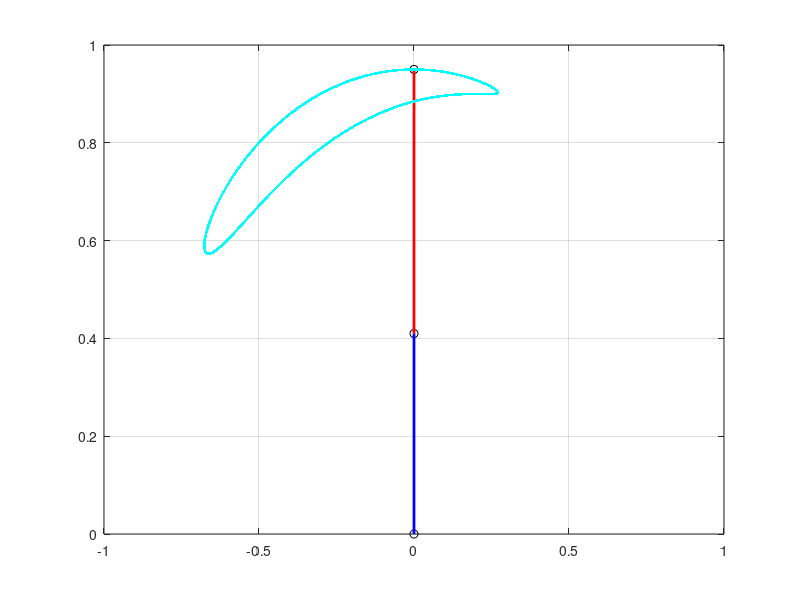

MATLAB code to generate this figure:
clear all; close all; clc;

% Forward kinematics
%% 시뮬레이션 파라미터

T = 0.001; % Sampling period [sec] 
Tfinal = 2; % 시뮬레이션 최종 시간 [sec] 
t = 0:T:Tfinal; % 시뮬레이션 시간 정의 [sec]
N = length(t); % 시뮬레이션 Sample 수

L1 = 0.41; L2 = 0.54; % Manipulator 링크 길이 [m]

% 원하는 관절 각도 (Desired Joint Angle)
theta = zeros(N,2); % Joint 각도 초기화

for k=1:N,
   theta(k,1) = 0.5*pi + 0.5*sin(pi*t(k));
   theta(k,2) = 0.5*(1-cos(pi*t(k)));
end

%% Forward Kinematics 계산 (Joint coordinate -> Cartesian coordinate)

x = zeros(N,3); y = zeros(N,3);
for k=1:N
%    x(k,1) = 0; 
%    y(k,1) = 0;
%    x(k,2) = L1*cos(theta(k,1));
%    y(k,2) = L1*sin(theta(k,1));
%    x(k,3) = x(k,2) + L2*cos(theta(k,1) + theta(k,2));
%    y(k,3) = y(k,2) + L2*sin(theta(k,1) + theta(k,2));
   
   x(k,:) = [0, L1*cos(theta(k,1)), L1*cos(theta(k,1)) + L2*cos(theta(k,1) + theta(k,2))];
   y(k,:) = [0, L1*sin(theta(k,1)), L1*sin(theta(k,1)) + L2*sin(theta(k,1) + theta(k,2))];
end

%% animation

figure('color','w');

for k=1:5:N
    plot(x(k,1),y(k,1),'ko'); hold on; % Joint 1
    plot(x(k,2),y(k,2),'ko'); hold on; % Joint 2
    plot(x(k,3),y(k,3),'ko'); hold on; % Joint 3
    plot([x(k,1) x(k,2)],[y(k,1) y(k,2)],'b','linewidth',2); hold on;
    plot([x(k,2) x(k,3)],[y(k,2) y(k,3)],'r','linewidth',2); hold on;
    plot(x(1:k,3),y(1:k,3),'c.'); % End point
    axis([-1 1 0 1])
    grid on;
    drawnow;
    hold off;
    
end

